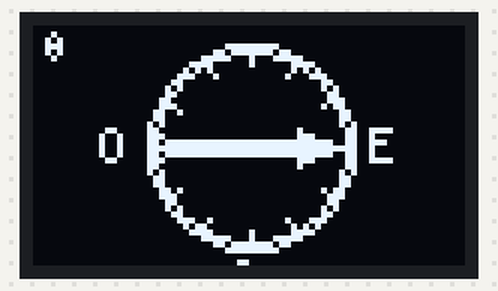
This program was run on a simulated ESP32-C3. Shown: 72×40 one-colour display. What the program prints to the serial monitor is not drawn.

Above: at 0.19 s.
At 1.74 s:
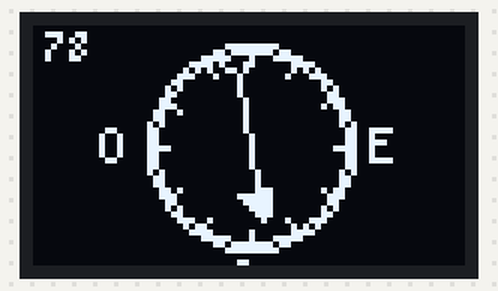
At 3.62 s:
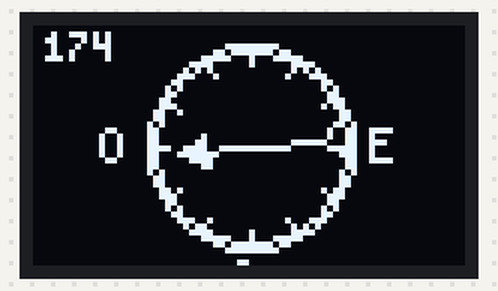
At 7.37 s:
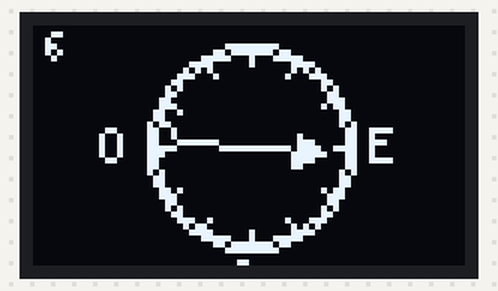
At 11.13 s:
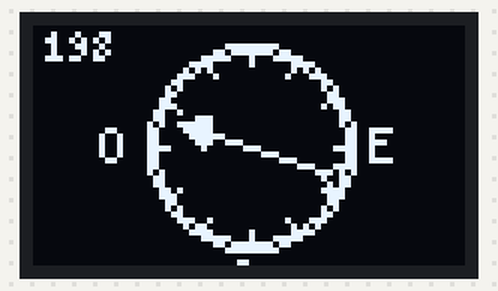
At 14.88 s:
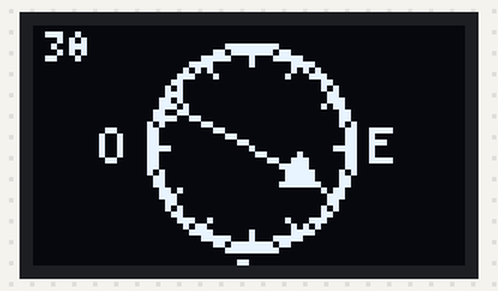

Measured:
- by itself, everything shown: repeats every 14.1 s, in 45 steps

The program:

main.cpp
```cpp
#include <Arduino.h>
#include <U8g2lib.h>
#include <math.h>

#define OLED_SDA 5
#define OLED_SCL 6

U8G2_SSD1306_72X40_ER_F_HW_I2C u8g2(U8G2_R0, U8X8_PIN_NONE, OLED_SCL, OLED_SDA);

float angulo = 0;

const int cx = 36;
const int cy = 20;
const int radio = 17;

void dibujarFlechaGruesa(int cx, int cy, float angulo, int longitud);

void setup() {
  Serial.begin(115200);
  u8g2.begin();
  u8g2.setContrast(255);

  Serial.println("\n=== BRUJULA CON FLECHA GRUESA ===");
}

void loop() {
  u8g2.clearBuffer();

  // CIRCULO EXTERIOR
  u8g2.drawCircle(cx, cy, radio);
  u8g2.drawCircle(cx, cy, radio - 1);

  // MARCAS N, S, E, O
  u8g2.setFont(u8g2_font_5x7_tr);
  u8g2.drawStr(cx - 3, cy - radio - 3, "N");
  u8g2.drawStr(cx - 3, cy + radio + 8, "S");
  u8g2.drawStr(cx + radio + 3, cy + 3, "E");
  u8g2.drawStr(cx - radio - 8, cy + 3, "O");

  // MARCAS CADA 30 grados
  for(int a = 0; a < 360; a += 30) {
    float rad = a * PI / 180.0;
    int x1 = cx + (int)((radio - 3) * cos(rad));
    int y1 = cy + (int)((radio - 3) * sin(rad));
    int x2 = cx + (int)((radio - 1) * cos(rad));
    int y2 = cy + (int)((radio - 1) * sin(rad));
    u8g2.drawLine(x1, y1, x2, y2);
  }

  // FLECHA GRUESA
  dibujarFlechaGruesa(cx, cy, angulo, radio - 4);

  // ANGULO
  u8g2.setFont(u8g2_font_4x6_tr);
  char buffer[10];
  snprintf(buffer, sizeof(buffer), "%d", (int)angulo);
  u8g2.drawStr(2, 6, buffer);

  u8g2.sendBuffer();

  Serial.printf("Angulo: %.0f\n", angulo);

  angulo += 2;
  if (angulo >= 360) angulo = 0;

  delay(30);
}

// ========================================
// FLECHA GRUESA ESTILO PIXEL/CURSOR
// ========================================
void dibujarFlechaGruesa(int cx, int cy, float angulo, int longitud) {
  float rad = angulo * PI / 180.0;

  // PUNTA (lado derecho)
  int x_punta = cx + (int)(longitud * cos(rad));
  int y_punta = cy + (int)(longitud * sin(rad));

  // COLA (lado izquierdo)
  int x_cola = cx - (int)(longitud * cos(rad));
  int y_cola = cy - (int)(longitud * sin(rad));

  // ========================================
  // LINEA CENTRAL GRUESA (3 pixeles de ancho)
  // ========================================
  // Calcular vector perpendicular para hacer la linea gruesa
  float perpRad = rad + PI/2;
  int dx = (int)(cos(perpRad));
  int dy = (int)(sin(perpRad));

  // Dibujar 3 lineas paralelas
  u8g2.drawLine(x_cola, y_cola, x_punta, y_punta);
  u8g2.drawLine(x_cola + dx, y_cola + dy, x_punta + dx, y_punta + dy);
  u8g2.drawLine(x_cola - dx, y_cola - dy, x_punta - dx, y_punta - dy);

  // ========================================
  // PUNTA DE LA FLECHA (triangulo grande)
  // ========================================
  int tamanoPunta = 6;

  float anguloIzq = (angulo + 150) * PI / 180.0;
  float anguloDer = (angulo - 150) * PI / 180.0;

  int x_izq = x_punta + (int)(tamanoPunta * cos(anguloIzq));
  int y_izq = y_punta + (int)(tamanoPunta * sin(anguloIzq));

  int x_der = x_punta + (int)(tamanoPunta * cos(anguloDer));
  int y_der = y_punta + (int)(tamanoPunta * sin(anguloDer));

  // Triangulo relleno (dibujando lineas horizontales)
  u8g2.drawTriangle(x_punta, y_punta, x_izq, y_izq, x_der, y_der);

  // Hacer la punta mas gruesa
  u8g2.drawLine(x_punta, y_punta, x_izq, y_izq);
  u8g2.drawLine(x_punta, y_punta, x_der, y_der);
  u8g2.drawLine(x_izq, y_izq, x_der, y_der);

  // ========================================
  // COLA DE LA FLECHA
  // ========================================
  int tamanoCola = 4;

  float colaIzq = (angulo + 180 + 45) * PI / 180.0;
  float colaDer = (angulo + 180 - 45) * PI / 180.0;

  int xc_izq = x_cola + (int)(tamanoCola * cos(colaIzq));
  int yc_izq = y_cola + (int)(tamanoCola * sin(colaIzq));
  int xc_der = x_cola + (int)(tamanoCola * cos(colaDer));
  int yc_der = y_cola + (int)(tamanoCola * sin(colaDer));

  // Lineas de la cola
  u8g2.drawLine(x_cola, y_cola, xc_izq, yc_izq);
  u8g2.drawLine(x_cola, y_cola, xc_der, yc_der);

  // Hacer cola mas gruesa
  u8g2.drawLine(x_cola + dx, y_cola + dy, xc_izq, yc_izq);
  u8g2.drawLine(x_cola - dx, y_cola - dy, xc_der, yc_der);

  // Punto central pequeno
  u8g2.drawPixel(cx, cy);
}
```
